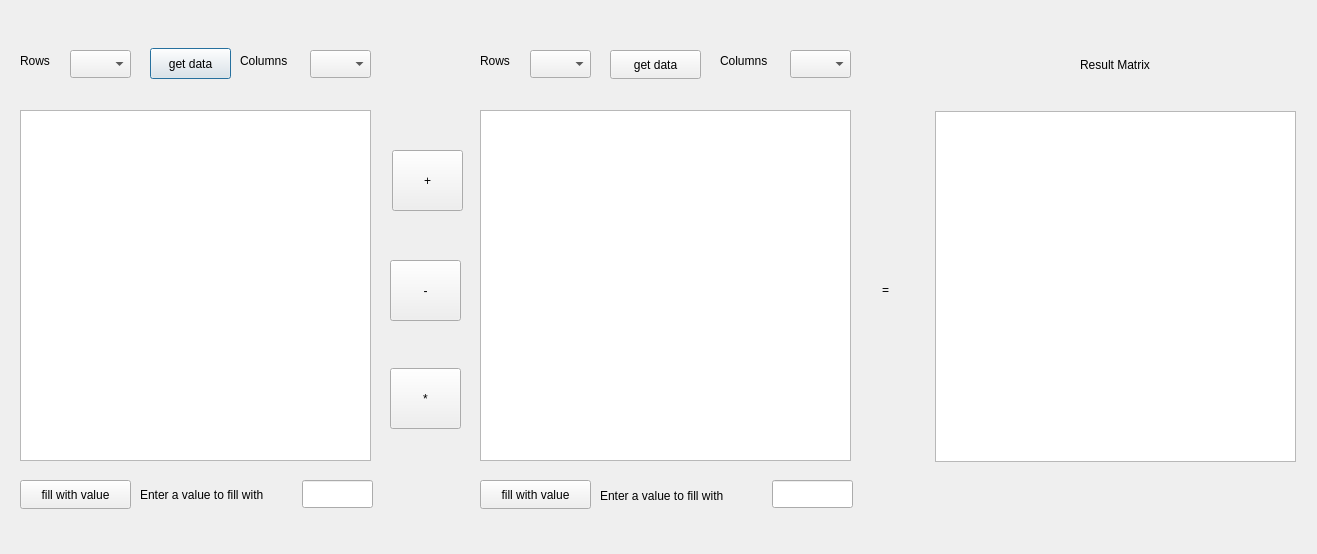
<?xml version="1.0" encoding="UTF-8"?>
<ui version="4.0">
 <class>DialogMatrix2</class>
 <widget class="QDialog" name="DialogMatrix2">
  <property name="geometry">
   <rect>
    <x>0</x>
    <y>0</y>
    <width>1317</width>
    <height>554</height>
   </rect>
  </property>
  <property name="windowTitle">
   <string>Dialog</string>
  </property>
  <widget class="QComboBox" name="comboBoxRows1">
   <property name="geometry">
    <rect>
     <x>70</x>
     <y>50</y>
     <width>61</width>
     <height>28</height>
    </rect>
   </property>
  </widget>
  <widget class="QComboBox" name="comboBoxColumns1">
   <property name="geometry">
    <rect>
     <x>310</x>
     <y>50</y>
     <width>61</width>
     <height>28</height>
    </rect>
   </property>
  </widget>
  <widget class="QComboBox" name="comboBoxRows2">
   <property name="geometry">
    <rect>
     <x>530</x>
     <y>50</y>
     <width>61</width>
     <height>28</height>
    </rect>
   </property>
  </widget>
  <widget class="QComboBox" name="comboBoxColumns2">
   <property name="geometry">
    <rect>
     <x>790</x>
     <y>50</y>
     <width>61</width>
     <height>28</height>
    </rect>
   </property>
  </widget>
  <widget class="QTableWidget" name="table1Widget">
   <property name="geometry">
    <rect>
     <x>20</x>
     <y>110</y>
     <width>351</width>
     <height>351</height>
    </rect>
   </property>
  </widget>
  <widget class="QTableWidget" name="table2Widget">
   <property name="geometry">
    <rect>
     <x>480</x>
     <y>110</y>
     <width>371</width>
     <height>351</height>
    </rect>
   </property>
  </widget>
  <widget class="QPushButton" name="getData1Button">
   <property name="geometry">
    <rect>
     <x>150</x>
     <y>48</y>
     <width>81</width>
     <height>31</height>
    </rect>
   </property>
   <property name="text">
    <string>get data</string>
   </property>
  </widget>
  <widget class="QPushButton" name="getData2Button">
   <property name="geometry">
    <rect>
     <x>610</x>
     <y>50</y>
     <width>91</width>
     <height>29</height>
    </rect>
   </property>
   <property name="text">
    <string>get data</string>
   </property>
  </widget>
  <widget class="QTableWidget" name="table3Widget">
   <property name="geometry">
    <rect>
     <x>935</x>
     <y>111</y>
     <width>361</width>
     <height>351</height>
    </rect>
   </property>
  </widget>
  <widget class="QPushButton" name="addButton">
   <property name="geometry">
    <rect>
     <x>392</x>
     <y>150</y>
     <width>71</width>
     <height>61</height>
    </rect>
   </property>
   <property name="text">
    <string>+</string>
   </property>
  </widget>
  <widget class="QPushButton" name="subtractButton">
   <property name="geometry">
    <rect>
     <x>390</x>
     <y>260</y>
     <width>71</width>
     <height>61</height>
    </rect>
   </property>
   <property name="text">
    <string>-</string>
   </property>
  </widget>
  <widget class="QPushButton" name="multiplyButton">
   <property name="geometry">
    <rect>
     <x>390</x>
     <y>368</y>
     <width>71</width>
     <height>61</height>
    </rect>
   </property>
   <property name="text">
    <string>*</string>
   </property>
  </widget>
  <widget class="QLineEdit" name="value1Edit">
   <property name="geometry">
    <rect>
     <x>302</x>
     <y>480</y>
     <width>71</width>
     <height>28</height>
    </rect>
   </property>
  </widget>
  <widget class="QPushButton" name="fill1Button">
   <property name="geometry">
    <rect>
     <x>20</x>
     <y>480</y>
     <width>111</width>
     <height>29</height>
    </rect>
   </property>
   <property name="text">
    <string>fill with value</string>
   </property>
  </widget>
  <widget class="QPushButton" name="fill2Button">
   <property name="geometry">
    <rect>
     <x>480</x>
     <y>480</y>
     <width>111</width>
     <height>29</height>
    </rect>
   </property>
   <property name="text">
    <string>fill with value</string>
   </property>
  </widget>
  <widget class="QLineEdit" name="value2Edit">
   <property name="geometry">
    <rect>
     <x>772</x>
     <y>480</y>
     <width>81</width>
     <height>28</height>
    </rect>
   </property>
  </widget>
  <widget class="QLabel" name="label">
   <property name="geometry">
    <rect>
     <x>882</x>
     <y>280</y>
     <width>41</width>
     <height>20</height>
    </rect>
   </property>
   <property name="text">
    <string>=</string>
   </property>
  </widget>
  <widget class="QLabel" name="label_2">
   <property name="geometry">
    <rect>
     <x>1080</x>
     <y>49</y>
     <width>101</width>
     <height>31</height>
    </rect>
   </property>
   <property name="text">
    <string>Result Matrix</string>
   </property>
  </widget>
  <widget class="QLabel" name="label_3">
   <property name="geometry">
    <rect>
     <x>140</x>
     <y>479</y>
     <width>161</width>
     <height>31</height>
    </rect>
   </property>
   <property name="text">
    <string>Enter a value to fill with</string>
   </property>
  </widget>
  <widget class="QLabel" name="label_4">
   <property name="geometry">
    <rect>
     <x>600</x>
     <y>480</y>
     <width>161</width>
     <height>31</height>
    </rect>
   </property>
   <property name="text">
    <string>Enter a value to fill with</string>
   </property>
  </widget>
  <widget class="QLabel" name="label_5">
   <property name="geometry">
    <rect>
     <x>20</x>
     <y>40</y>
     <width>51</width>
     <height>41</height>
    </rect>
   </property>
   <property name="text">
    <string>Rows</string>
   </property>
  </widget>
  <widget class="QLabel" name="label_6">
   <property name="geometry">
    <rect>
     <x>480</x>
     <y>40</y>
     <width>51</width>
     <height>41</height>
    </rect>
   </property>
   <property name="text">
    <string>Rows</string>
   </property>
  </widget>
  <widget class="QLabel" name="label_7">
   <property name="geometry">
    <rect>
     <x>240</x>
     <y>40</y>
     <width>63</width>
     <height>41</height>
    </rect>
   </property>
   <property name="text">
    <string>Columns</string>
   </property>
  </widget>
  <widget class="QLabel" name="label_8">
   <property name="geometry">
    <rect>
     <x>720</x>
     <y>40</y>
     <width>63</width>
     <height>41</height>
    </rect>
   </property>
   <property name="text">
    <string>Columns</string>
   </property>
  </widget>
 </widget>
 <resources/>
 <connections/>
</ui>
